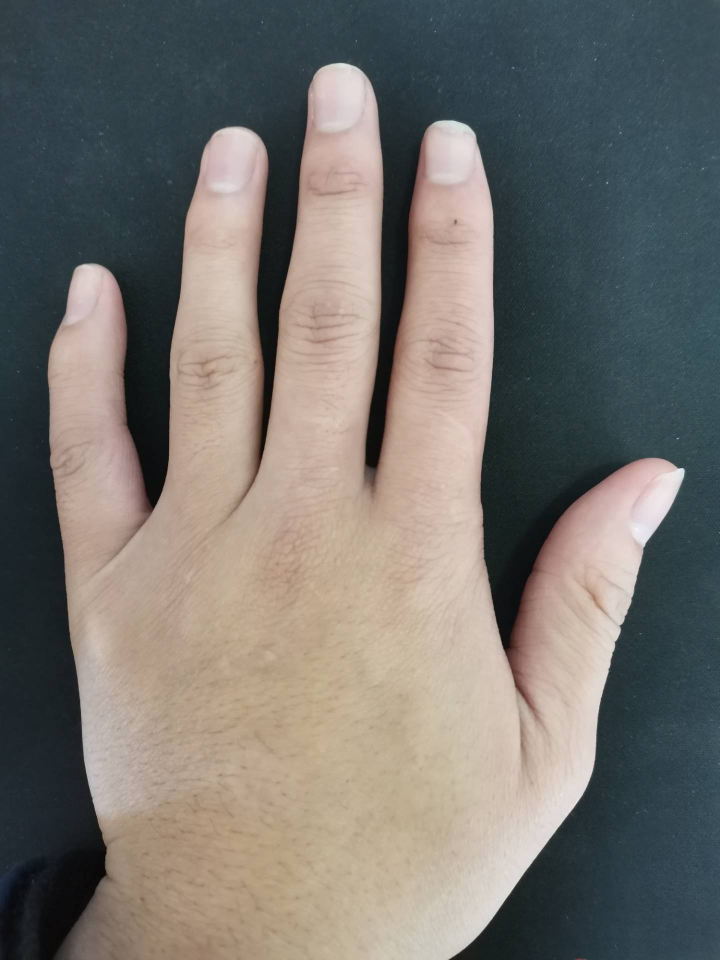
#> input picture U5/hand.jpg, 1440 x 1920 px (shown at 1/2 size)
$ python '08_hand检测.py'
#> lines starting #> are read from the running program, lines starting #| are printed output that depends on the picture; after the words box and inside, x2 and y2 are one past the last pixel; in counts of white or black regions, pixels touching at a corner belong together
import cv2 as cv
img = cv.imread('hand.jpg')
#> img is the input picture: shape (1920, 1440, 3); mean B, G, R 109.9, 114.7, 117.9
img = cv.resize(img,(400,400),interpolation=cv.INTER_CUBIC)
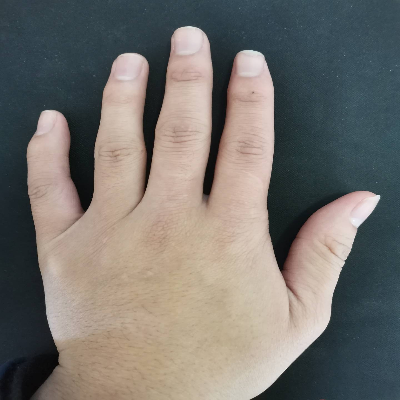
#> img: shape (400, 400, 3); mean B, G, R 109.9, 114.7, 117.9
# 转为灰度图
gray = cv.cvtColor(img,cv.COLOR_BGR2GRAY)
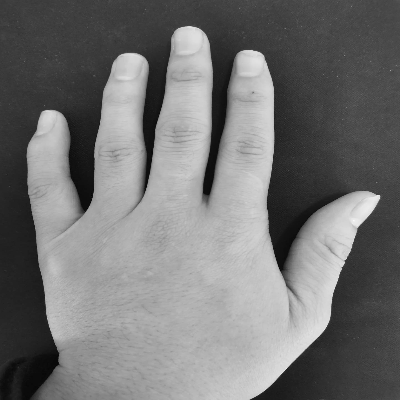
#> gray: shape (400, 400); min 4, max 249, mean 115.1
# 进行二值化处理
ret, binary = cv.threshold(gray, 127, 255, cv.THRESH_BINARY)
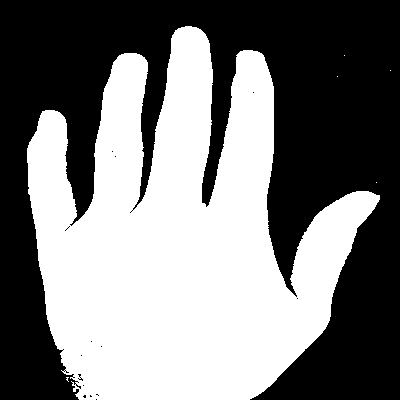
#> binary: shape (400, 400); 48.5% white; 6 white regions (5 under 20 px)
# 返回的两个值
# 检测轮廓
contours, hierarchy = cv.findContours(binary, cv.RETR_TREE, cv.CHAIN_APPROX_SIMPLE)
#> contours = 37 contours, 36 with area under 20; largest, box (x1, y1, x2, y2) and area: (27, 26, 380, 400) 76602
# print(contours)
# print(hierarchy)
cv.drawContours(img, contours, -1, (0, 0, 255), 3)
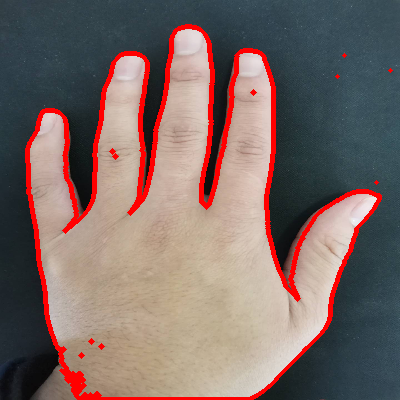
#> img: shape (400, 400, 3); 6.74% of pixels changed, all inside (x1, y1, x2, y2) = (25, 24, 393, 400)

cv.imshow("img", img)
cv.imshow('binary',binary)
cv.waitKey(0)
